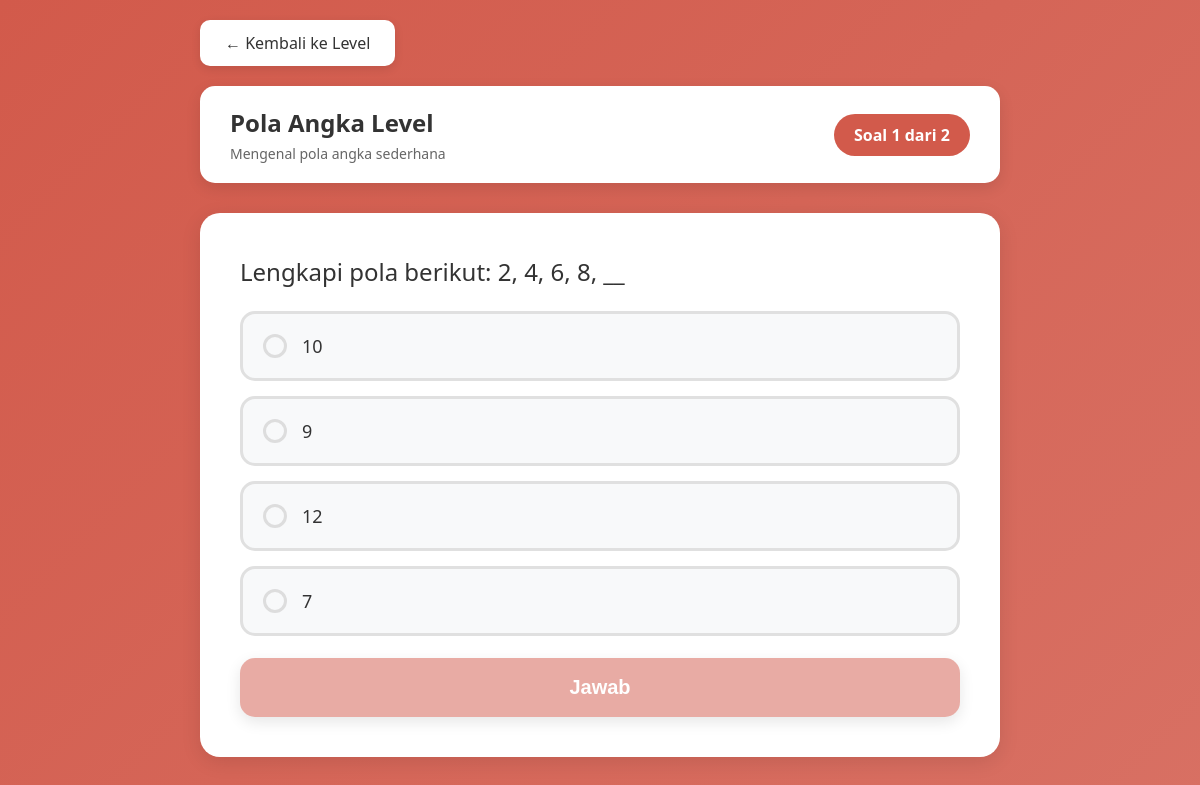
Page /quiz.php?level_id=1 (signed in) on the committed database.
### tables this page shows
CREATE TABLE `levels` (
  `id` int(11) NOT NULL,
  `category` enum('angka','huruf','gambar','kalender') NOT NULL,
  `level_number` int(11) NOT NULL,
  `title` varchar(200) NOT NULL,
  `description` text DEFAULT NULL,
  `color` varchar(7) DEFAULT NULL,
  `image_path` varchar(255) DEFAULT NULL,
  `is_active` tinyint(1) DEFAULT 1,
  `created_at` timestamp NULL DEFAULT current_timestamp(),
  `updated_at` timestamp NULL DEFAULT current_timestamp() ON UPDATE current_timestamp()
);

CREATE TABLE `questions` (
  `id` int(11) NOT NULL,
  `level_id` int(11) NOT NULL,
  `question_text` text NOT NULL,
  `question_image` varchar(255) DEFAULT NULL,
  `question_order` int(11) DEFAULT 0,
  `created_at` timestamp NOT NULL DEFAULT current_timestamp(),
  `updated_at` timestamp NOT NULL DEFAULT current_timestamp() ON UPDATE current_timestamp()
);

CREATE TABLE `answers` (
  `id` int(11) NOT NULL,
  `question_id` int(11) NOT NULL,
  `answer_text` varchar(255) NOT NULL,
  `answer_image` varchar(255) DEFAULT NULL,
  `is_correct` tinyint(1) DEFAULT 0,
  `reason` text DEFAULT NULL,
  `created_at` timestamp NOT NULL DEFAULT current_timestamp(),
  `updated_at` timestamp NOT NULL DEFAULT current_timestamp() ON UPDATE current_timestamp()
);

### quiz.php (the view, shortened to what this page needs)
<?php
$level_id = $_GET['level_id'] ?? 0;
$db = getDB();
$stmt = $db->prepare("SELECT * FROM levels WHERE id = ?");
$stmt->execute([$level_id]);
$level = $stmt->fetch();
$stmt = $db->prepare("SELECT * FROM questions WHERE level_id = ? ORDER BY question_order, id");
$stmt->execute([$level_id]);
$questions = $stmt->fetchAll();
$current_index = $_GET['q'] ?? 0;
$current_index = max(0, min($current_index, count($questions) - 1));
$question = $questions[$current_index];
$stmt = $db->prepare("SELECT * FROM answers WHERE question_id = ? ORDER BY id");
$stmt->execute([$question['id']]);
$answers = $stmt->fetchAll();
?>
<!DOCTYPE html>
<html lang="id">
<head>
</head>
<body>
    <div class="container">
        <a href="level.php?category=<?php echo $level['category']; ?>" class="btn-back">← Kembali ke Level</a>
        <div class="quiz-header">
            <div class="level-info">
                <h2><?php echo htmlspecialchars($level['title']); ?></h2>
                <p><?php echo htmlspecialchars($level['description']); ?></p>
            </div>
            <div class="question-counter">
                Soal <?php echo $current_index + 1; ?> dari <?php echo count($questions); ?>
            </div>
        </div>
        <div class="question-card">
            <div class="question-text">
                <?php echo nl2br(htmlspecialchars($question['question_text'])); ?>
            </div>
            <form method="POST" id="quizForm">
                <div class="answers-grid">
                    <?php foreach ($answers as $answer): ?>
                    <label class="answer-option">
                        <div class="radio-custom"></div>
                        <div class="answer-content">
                            <div class="answer-text"><?php echo htmlspecialchars($answer['answer_text']); ?></div>
                        </div>
                    </label>
                    <?php endforeach; ?>
                </div>
                <br>
                <button type="submit" class="submit-btn" id="submitBtn" disabled>Jawab</button>
            </form>
        </div>
    </div>
</body>
</html>

### rows in the picture
levels: title "Pola Angka Level", description "Mengenal pola angka sederhana"
questions: question_text "Lengkapi pola berikut: 2, 4, 6, 8, __"
answers: answer_text "10"
answers: answer_text "9"
answers: answer_text "12"
answers: answer_text "7"

### other values in the picture
$current_index + 1 "1"
count($questions) "2"
